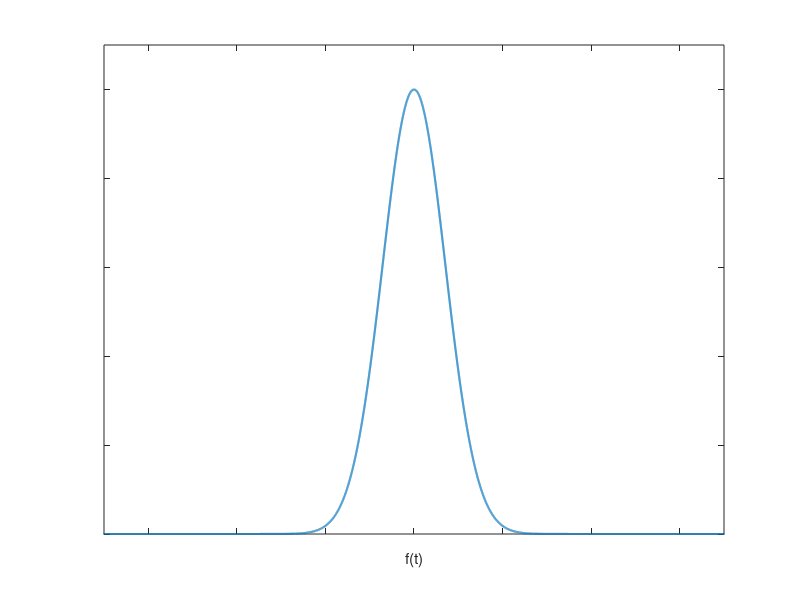
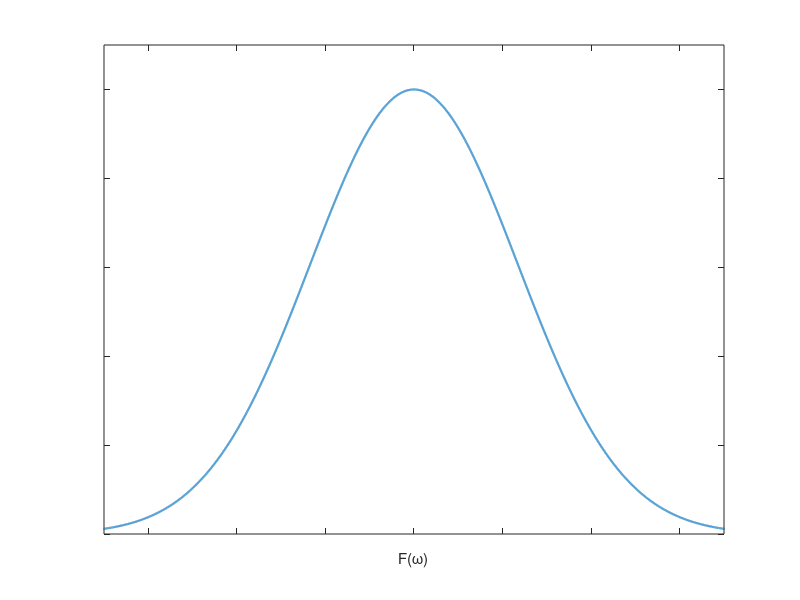
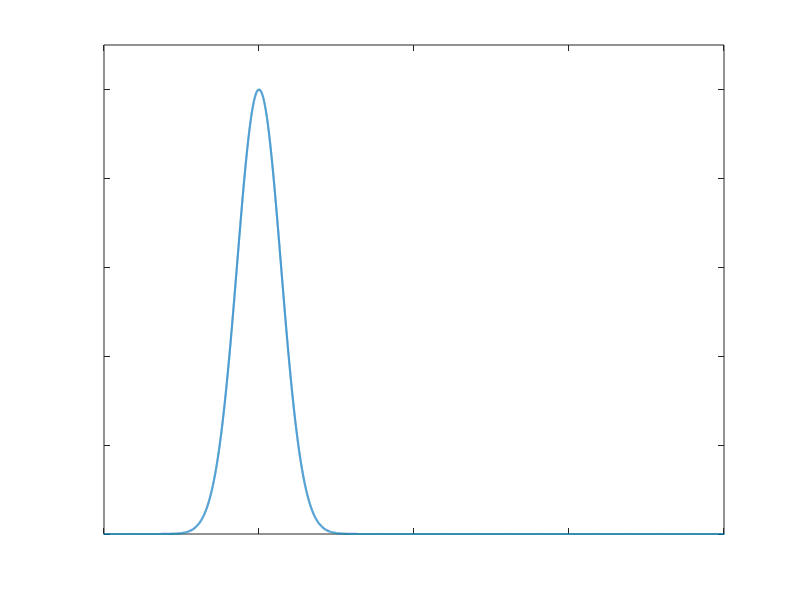
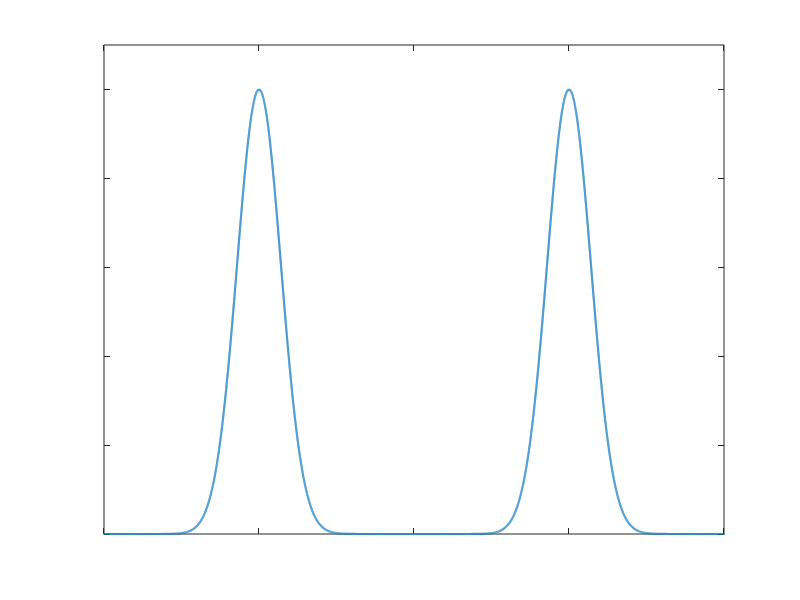

The MATLAB source for these figures, in order:
x=-10:0.001:10;
y=zeros(1,length(x));
for i=1:length(x)
    y(i)=exp(-(x(i))^2);
end
close all; plot(x,y,'linewidth',1.5); hold on;
xlabel('f(t)','Interpreter','Tex'); hold on;
axis([-7,7,-0,1.1]);set(gca,'XtickLabel',[],'YtickLabel',[]);

x=-10:0.001:10;
y=zeros(1,length(x));
for i=1:length(x)
    y(i)=exp(-(x(i))^2/11);
end
figure(2)
plot(x,y,'linewidth',1.5); hold on;
xlabel('F(\omega)','Interpreter','Tex'); hold on;
axis([-7,7,-0,1.1]); set(gca,'XtickLabel',[],'YtickLabel',[]);

x=-10:0.001:20;
y=zeros(1,length(x));
for i=1:length(x)
    y(i)=exp(-(x(i))^2);
end
figure(3)
plot(x,y,'linewidth',1.5); hold on;
axis([-5,15,-0,1.1]);set(gca,'XtickLabel',[],'YtickLabel',[]);

x=-10:0.001:20;
y=zeros(1,length(x));
for i=1:length(x)
    y(i)=exp(-(x(i))^2)+exp(-(x(i)-10)^2);
end
figure(4)
plot(x,y,'linewidth',1.5); hold on;
axis([-5,15,-0,1.1]);set(gca,'XtickLabel',[],'YtickLabel',[]);